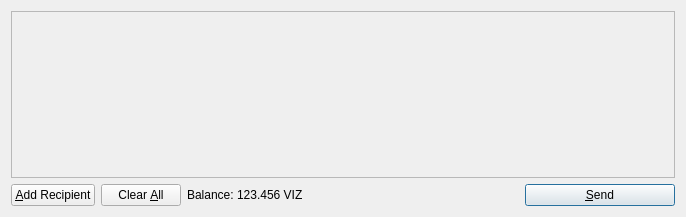
<?xml version="1.0" encoding="UTF-8"?>
<ui version="4.0">
 <class>SendCoinsDialog</class>
 <widget class="QDialog" name="SendCoinsDialog">
  <property name="geometry">
   <rect>
    <x>0</x>
    <y>0</y>
    <width>686</width>
    <height>217</height>
   </rect>
  </property>
  <property name="windowTitle">
   <string>Send Coins</string>
  </property>
  <layout class="QVBoxLayout" name="verticalLayout">
   <item>
    <widget class="QScrollArea" name="scrollArea">
     <property name="widgetResizable">
      <bool>true</bool>
     </property>
     <widget class="QWidget" name="scrollAreaWidgetContents">
      <property name="geometry">
       <rect>
        <x>0</x>
        <y>0</y>
        <width>666</width>
        <height>165</height>
       </rect>
      </property>
      <layout class="QVBoxLayout" name="verticalLayout_2">
       <property name="margin">
        <number>0</number>
       </property>
       <item>
        <layout class="QVBoxLayout" name="entries">
         <property name="spacing">
          <number>6</number>
         </property>
        </layout>
       </item>
       <item>
        <spacer name="verticalSpacer">
         <property name="orientation">
          <enum>Qt::Vertical</enum>
         </property>
         <property name="sizeHint" stdset="0">
          <size>
           <width>20</width>
           <height>40</height>
          </size>
         </property>
        </spacer>
       </item>
      </layout>
     </widget>
    </widget>
   </item>
   <item>
    <layout class="QHBoxLayout" name="horizontalLayout">
     <item>
      <widget class="QPushButton" name="addButton">
       <property name="toolTip">
        <string>Send to multiple recipients at once</string>
       </property>
       <property name="text">
        <string>&amp;Add Recipient</string>
       </property>
       <property name="icon">
        <iconset resource="../bitcoin.qrc">
         <normaloff>:/icons/add</normaloff>:/icons/add</iconset>
       </property>
       <property name="autoDefault">
        <bool>false</bool>
       </property>
      </widget>
     </item>
     <item>
      <widget class="QPushButton" name="clearButton">
       <property name="sizePolicy">
        <sizepolicy hsizetype="Minimum" vsizetype="Fixed">
         <horstretch>0</horstretch>
         <verstretch>0</verstretch>
        </sizepolicy>
       </property>
       <property name="toolTip">
        <string>Remove all transaction fields</string>
       </property>
       <property name="text">
        <string>Clear &amp;All</string>
       </property>
       <property name="icon">
        <iconset resource="../bitcoin.qrc">
         <normaloff>:/icons/remove</normaloff>:/icons/remove</iconset>
       </property>
       <property name="autoRepeatDelay">
        <number>300</number>
       </property>
       <property name="autoDefault">
        <bool>false</bool>
       </property>
      </widget>
     </item>
     <item>
      <layout class="QHBoxLayout" name="horizontalLayout_2">
       <property name="spacing">
        <number>3</number>
       </property>
       <item>
        <widget class="QLabel" name="label">
         <property name="text">
          <string>Balance:</string>
         </property>
        </widget>
       </item>
       <item>
        <widget class="QLabel" name="labelBalance">
         <property name="cursor">
          <cursorShape>IBeamCursor</cursorShape>
         </property>
         <property name="text">
          <string>123.456 VIZ</string>
         </property>
         <property name="textInteractionFlags">
          <set>Qt::LinksAccessibleByMouse|Qt::TextSelectableByKeyboard|Qt::TextSelectableByMouse</set>
         </property>
        </widget>
       </item>
      </layout>
     </item>
     <item>
      <spacer name="horizontalSpacer">
       <property name="orientation">
        <enum>Qt::Horizontal</enum>
       </property>
       <property name="sizeHint" stdset="0">
        <size>
         <width>40</width>
         <height>20</height>
        </size>
       </property>
      </spacer>
     </item>
     <item>
      <widget class="QPushButton" name="sendButton">
       <property name="minimumSize">
        <size>
         <width>150</width>
         <height>0</height>
        </size>
       </property>
       <property name="toolTip">
        <string>Confirm the send action</string>
       </property>
       <property name="text">
        <string>&amp;Send</string>
       </property>
       <property name="icon">
        <iconset resource="../bitcoin.qrc">
         <normaloff>:/icons/send</normaloff>:/icons/send</iconset>
       </property>
       <property name="default">
        <bool>true</bool>
       </property>
      </widget>
     </item>
    </layout>
   </item>
  </layout>
 </widget>
 <resources>
  <include location="../bitcoin.qrc"/>
 </resources>
 <connections/>
</ui>
